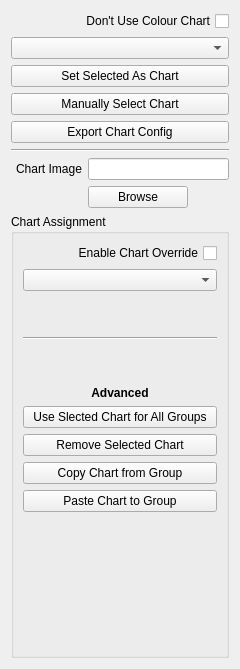
      <widget class="QWidget" name="colourChartToolsTab">
       <property name="geometry">
        <rect>
         <x>0</x>
         <y>0</y>
         <width>240</width>
         <height>669</height>
        </rect>
       </property>
       <attribute name="label">
        <string>Colour Chart Tools</string>
       </attribute>
       <layout class="QFormLayout" name="formLayout_6">
        <item row="1" column="0" colspan="2">
         <widget class="QComboBox" name="supportedColourChartsComboBox">
          <property name="placeholderText">
           <string>Supported Colour Charts</string>
          </property>
         </widget>
        </item>
        <item row="2" column="0" colspan="2">
         <widget class="QPushButton" name="setSelectedAsChartPushbutton">
          <property name="text">
           <string>Set Selected As Chart</string>
          </property>
         </widget>
        </item>
        <item row="3" column="0" colspan="2">
         <widget class="QPushButton" name="manuallySelectChartPushbutton">
          <property name="text">
           <string>Manually Select Chart</string>
          </property>
         </widget>
        </item>
        <item row="4" column="0" colspan="2">
         <widget class="QPushButton" name="exportChartConfigPushButton">
          <property name="text">
           <string>Export Chart Config</string>
          </property>
         </widget>
        </item>
        <item row="5" column="0" colspan="2">
         <widget class="Line" name="line_2">
          <property name="sizePolicy">
           <sizepolicy hsizetype="Expanding" vsizetype="Fixed">
            <horstretch>0</horstretch>
            <verstretch>0</verstretch>
           </sizepolicy>
          </property>
          <property name="minimumSize">
           <size>
            <width>100</width>
            <height>0</height>
           </size>
          </property>
          <property name="orientation">
           <enum>Qt::Horizontal</enum>
          </property>
         </widget>
        </item>
        <item row="6" column="0">
         <widget class="QLabel" name="label_8">
          <property name="minimumSize">
           <size>
            <width>0</width>
            <height>0</height>
           </size>
          </property>
          <property name="maximumSize">
           <size>
            <width>120</width>
            <height>16777215</height>
           </size>
          </property>
          <property name="text">
           <string>Chart Image</string>
          </property>
          <property name="margin">
           <number>1</number>
          </property>
          <property name="indent">
           <number>5</number>
          </property>
         </widget>
        </item>
        <item row="6" column="1">
         <widget class="QLineEdit" name="chartPathLineEdit">
          <property name="maximumSize">
           <size>
            <width>250</width>
            <height>16777215</height>
           </size>
          </property>
         </widget>
        </item>
        <item row="7" column="1">
         <widget class="QPushButton" name="browseForChartPushbutton">
          <property name="minimumSize">
           <size>
            <width>60</width>
            <height>0</height>
           </size>
          </property>
          <property name="maximumSize">
           <size>
            <width>100</width>
            <height>16777215</height>
           </size>
          </property>
          <property name="text">
           <string>Browse</string>
          </property>
         </widget>
        </item>
        <item row="8" column="0" colspan="2">
         <widget class="QGroupBox" name="groupBox_3">
          <property name="title">
           <string>Chart Assignment</string>
          </property>
          <layout class="QVBoxLayout" name="verticalLayout_7">
           <item>
            <widget class="QCheckBox" name="usePrecalcChartCheckbox">
             <property name="layoutDirection">
              <enum>Qt::RightToLeft</enum>
             </property>
             <property name="text">
              <string>Enable Chart Override</string>
             </property>
            </widget>
           </item>
           <item>
            <widget class="QComboBox" name="precalcChartComboBox">
             <property name="toolTip">
              <string>Set your custom chart folder in settings.</string>
             </property>
             <property name="placeholderText">
              <string>Precalculated Chart</string>
             </property>
            </widget>
           </item>
           <item>
            <spacer name="verticalSpacer_4">
             <property name="orientation">
              <enum>Qt::Vertical</enum>
             </property>
             <property name="sizeType">
              <enum>QSizePolicy::Maximum</enum>
             </property>
             <property name="sizeHint" stdset="0">
              <size>
               <width>20</width>
               <height>40</height>
              </size>
             </property>
            </spacer>
           </item>
           <item>
            <widget class="Line" name="line_3">
             <property name="orientation">
              <enum>Qt::Horizontal</enum>
             </property>
            </widget>
           </item>
           <item>
            <spacer name="verticalSpacer_3">
             <property name="orientation">
              <enum>Qt::Vertical</enum>
             </property>
             <property name="sizeType">
              <enum>QSizePolicy::Maximum</enum>
             </property>
             <property name="sizeHint" stdset="0">
              <size>
               <width>20</width>
               <height>40</height>
              </size>
             </property>
            </spacer>
           </item>
           <item>
            <widget class="QLabel" name="label_3">
             <property name="font">
              <font>
               <bold>true</bold>
              </font>
             </property>
             <property name="text">
              <string>Advanced</string>
             </property>
             <property name="alignment">
              <set>Qt::AlignCenter</set>
             </property>
            </widget>
           </item>
           <item>
            <widget class="QPushButton" name="useSelectedChartForAllGroupsPushbutton">
             <property name="text">
              <string>Use Slected Chart for All Groups</string>
             </property>
            </widget>
           </item>
           <item>
            <widget class="QPushButton" name="removeSelectedChartPushbutton">
             <property name="text">
              <string>Remove Selected Chart</string>
             </property>
            </widget>
           </item>
           <item>
            <widget class="QPushButton" name="copyChartPushbutton">
             <property name="text">
              <string>Copy Chart from Group</string>
             </property>
            </widget>
           </item>
           <item>
            <widget class="QPushButton" name="pasteChartPushbutton">
             <property name="text">
              <string>Paste Chart to Group</string>
             </property>
            </widget>
           </item>
           <item>
            <spacer name="verticalSpacer_2">
             <property name="orientation">
              <enum>Qt::Vertical</enum>
             </property>
             <property name="sizeHint" stdset="0">
              <size>
               <width>20</width>
               <height>40</height>
              </size>
             </property>
            </spacer>
           </item>
          </layout>
         </widget>
        </item>
        <item row="0" column="0" colspan="2">
         <widget class="QCheckBox" name="dontUseColourChartCheckBox">
          <property name="layoutDirection">
           <enum>Qt::RightToLeft</enum>
          </property>
          <property name="text">
           <string>Don't Use Colour Chart</string>
          </property>
         </widget>
        </item>
       </layout>
      </widget>
